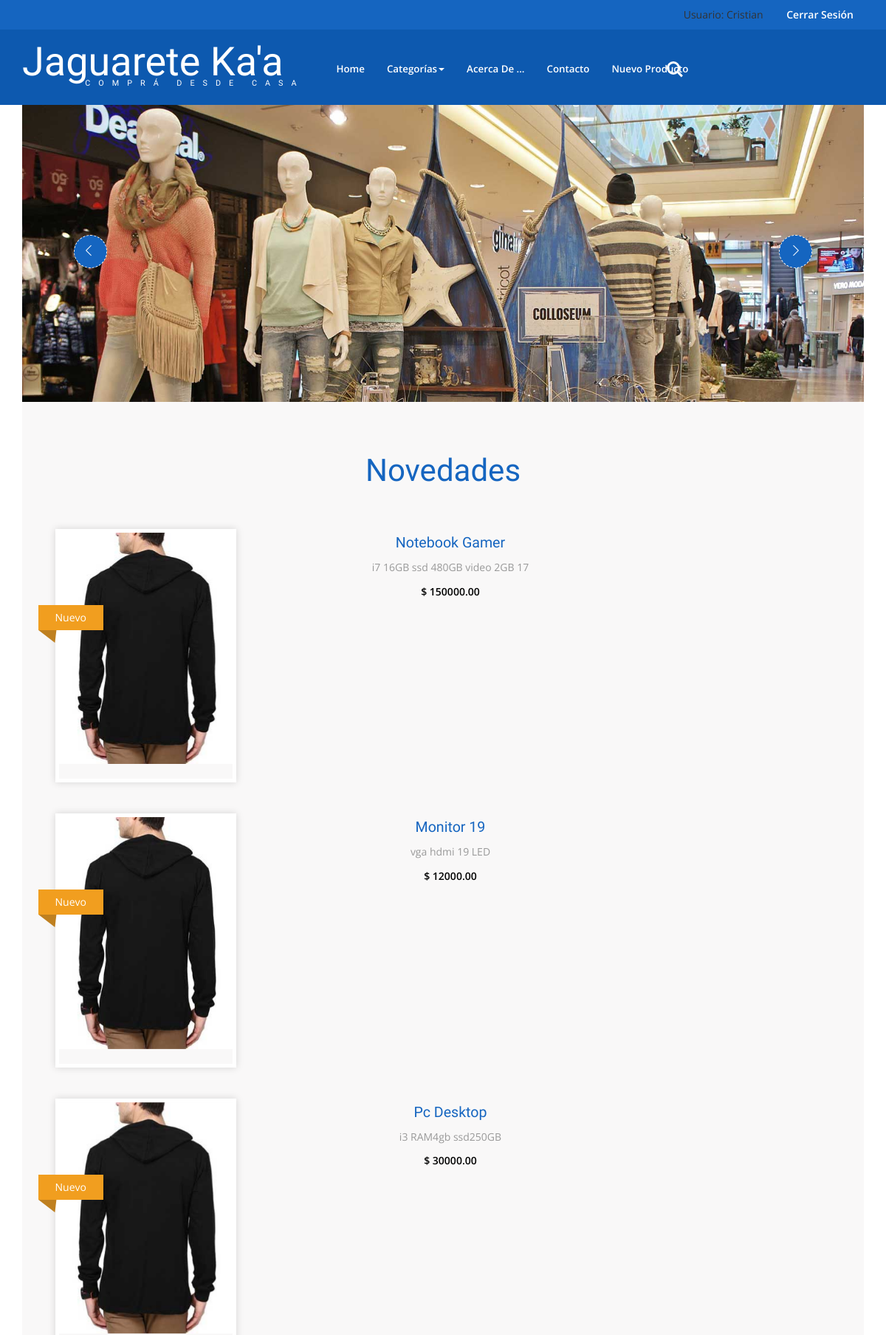
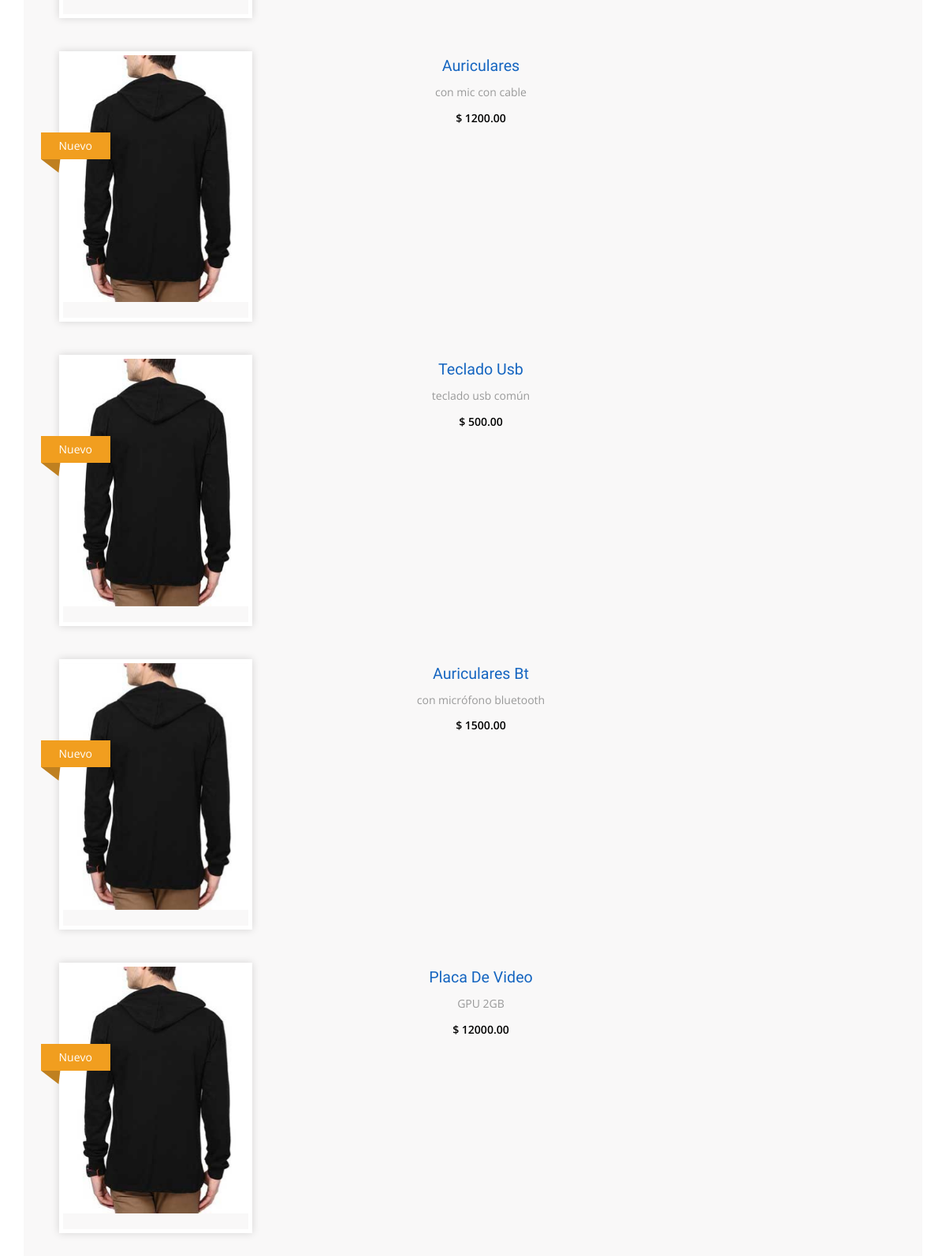
The app's page /ecom/ (signed in, upper part) with its own data (2 pictures, top to bottom).
### frontend/models.py (models this page shows, shortened)
class Productos(models.Model):
    nombre = models.CharField(max_length=200)
    precio = models.DecimalField(max_digits=11, decimal_places=2)
    descripcion = models.TextField()
    foto = models.CharField(max_length=5000, null=True, blank=True)
    banner = models.CharField(max_length=5000, null=True, blank=True)
    fecha = models.DateTimeField(auto_now_add=True)
    categoria = models.ForeignKey(Categorias, on_delete=models.CASCADE)
    class Meta:
        ordering = ['nombre']

### frontend/views.py (the view)
# urls.py: path('', views.index, name='index'),
def index(request):
    return render (request, "index.html")

### frontend/context_processors.py (called while the page is built)
def blog_menu(request):
    link_menu = Categorias.objects.all()
    return { 'link_menu': link_menu }

def list_prod(request):
    link_prod = Productos.objects.raw('SELECT * FROM frontend_productos ORDER BY fecha desc')[3:10]
    return { 'link_prod': link_prod }

def last_prod(request):
    lprod = Productos.objects.raw('SELECT * FROM frontend_productos ORDER BY fecha desc')[:3]
    return { 'lprod': lprod }

def grupo(request):
    users_in_group = Group.objects.get(name="Clientes").user_set.all()
    return { 'users_in_group': users_in_group }

### frontend/templates/index.html (shortened to what this page needs)
{% extends "layout.html" %}
{% load static %}
{% block content %}
<div class="banner-w3">
    <div class="demo-1">
        <div id="example1" class="core-slider core-slider__carousel example_1">
            <div class="core-slider_viewport">
                <div class="core-slider_list">
                    {% for producto in lprod %}
                    <div class="core-slider_item ban-top">
                        <a href="{% url 'productos' producto.id %}">
                            <img src="{% static 'images/' %}{{ producto.banner }}" class="img-responsive" alt="">
                        </a>
                    </div>
                    {% endfor %}
                </div>
            </div>
            <div class="core-slider_nav">
                <div class="core-slider_arrow core-slider_arrow__right"></div>
                <div class="core-slider_arrow core-slider_arrow__left"></div>
            </div>
            <div class="core-slider_control-nav"></div>
        </div>
    </div>
    <link href="{% static 'css/coreSlider.css' %}" rel="stylesheet" type="text/css">
</div>
<div class="products-agileinfo">
    <h2 class="tittle">Novedades</h2>
    <div class="container">
        <div class="product-agileinfo-grids w3l">
            <div class="bs-example bs-example-tabs col-md-9 product-agileinfon-grid1" role="tabpanel" data-example-id="togglable-tabs">
                <div id="myTabContent" class="tab-content">
                    <div role="tabpanel" class="tab-pane fade in active" id="profile" aria-labelledby="profile-tab">
                        {% for producto in link_prod %}
                        <div class="{% if forloop.counter0|divisibleby:2 %}product-tab1{% else %}product-tab1 prod3{% endif %}">
                            <div class="col-md-4 product-tab1-grid">
                                <div class="grid-arr">
                                    <div class="grid-arrival">
                                        <figure>
                                            <a href="{% url 'productos' producto.id %}">
                                                <div class="grid-img">
                                                    <img src="{% static 'images/p28.jpg' %}" class="img-responsive" alt="">
                                                </div>
                                            </a>
                                        </figure>
                                    </div>
                                    <div class="ribben">
                                        <p>Nuevo</p>
                                    </div>
                                </div>
                            </div>
                            <div class="col-md-8 product-tab1-grid1 simpleCart_shelfItem">
                                <div class="women">
                                    <h6 style=" text-transform: capitalize"><a href="{% url 'productos' producto.id %}">{{ producto.nombre }}</a></h6>
                                    <p>{{ producto.descripcion }}</p>
                                    <p><em class="item_price">$ {{ producto.precio }}</em></p>
                                </div>
                            </div>
                            <div class="clearfix"></div>
                        </div>
                        {% endfor %}
                    </div>
                </div>
            </div>
        </div>
    </div>
</div>
{% endblock %}

### frontend/templates/layout.html (shortened to what this page needs)
<!DOCTYPE HTML>
<html lang="es">
	<head>
		{% load static %}
		<link href="{% static 'css/bootstrap.css' %}" rel="stylesheet" type="text/css" media="all"/>
		<link href="{% static 'css/style.css' %}" rel="stylesheet" type="text/css" media="all" />
		<link href="{% static 'css/font-awesome.css' %}" rel="stylesheet">
		<link rel="stylesheet" href="{% static 'css/jstarbox.css'%}" type="text/css" media="screen" charset="utf-8" />
	</head>
	<body>
		<div class="header">
			<div class="header-top">
				<div class="container">
					<div class="top-right">
						<ul>
							{% if user.is_authenticated %}
								<li>Usuario: {{ user.get_username }}</li>
								<li><a href="{% url 'logout'%}?next={{request.path}}">Cerrar sesión</a></li>
						  	{% else %}
						  		<li><a href="{% url 'login' %}">Login</a></li>
						  		<li><a href="{% url 'register' %}"> Registro </a></li>
						  	{% endif %}
						</ul>
					</div>
					<div class="clearfix"></div>
				</div>
			</div>
			<div class="heder-bottom">
				<div class="container">
					<div class="logo-nav">
						<div class="logo-nav-left">
							<h1><a href="{% url 'index' %}">Jaguarete Ka'a <span>&nbsp &nbsp &nbsp Comprá desde casa</span></a></h1>
						</div>
						<div class="logo-nav-left1">
							<nav class="navbar navbar-default">
								<div class="collapse navbar-collapse" id="bs-megadropdown-tabs">
									<ul class="nav navbar-nav">
										<li class="active"><a href="{% url 'index' %}" class="act">Home</a></li>
										<li class="dropdown">
											<a href="#" class="dropdown-toggle" data-toggle="dropdown">Categorías<b class="caret"></b></a>
										</li>
										<li><a href="{% url 'aboutus' %}">Acerca de ...</a></li>
										<li><a href="mailto:contacto@jaguaretekaa.com">Contacto</a></li>
										{% if perms.catalog.can_mark_returned %}
											<li><a href="{% url 'aboutus' %}">Nuevo Producto</a></li>
										{% endif %}
									</ul>
								</div>
							</nav>
						</div>
						<div class="logo-nav-right">
							<ul class="cd-header-buttons">
								<li><a class="cd-search-trigger" href="#cd-search"> <span></span></a></li>
							</ul>
						</div>
							<div class="clearfix"> </div>
						</div>
					</div>
				</div>
			</div>
			<div class="container">
   	        	{% block content %}
            	{% endblock content %}
        	</div>
	</body>
</html>

### static/css/coreSlider.css (style rules this page uses)
.core-slider { position: relative; -webkit-user-select: none; -moz-user-select: none; -ms-user-select: none; user-select: none; }
.core-slider_viewport { position: relative; overflow: hidden; }
.core-slider_list { -webkit-transition: all 0.5s cubic-bezier(0.77, 0, 0.175, 1); transition: all 0.5s cubic-bezier(0.77, 0, 0.175, 1); }
.core-slider_item { float: left; }
.core-slider_item img { display: block; max-width: 100%; height: auto; }
.core-slider_control-nav { position: absolute; z-index: 999; left: 0; right: 0; bottom: 30px; text-align: center; }
.core-slider_arrow { position: absolute; top: 50%; margin-top: -25px; width: 45px; height: 45px; z-index: 999; cursor: pointer; border: 1px dashed #FFFFFF; border-radius: 100%; text-align: center; }
.core-slider_arrow__right { right: 20px; background: url(../images/arrow_right.png) no-repeat 14px 12px #1565C0; }
.core-slider_arrow__left { left: 20px; background: url(../images/arrow_left.png) no-repeat 11px 12px #1565C0; }
.core-slider__carousel { overflow: hidden; }
.core-slider__carousel::before, .core-slider__carousel::after { content: ""; width: 150px; position: absolute; top: -5px; bottom: -5px; z-index: 200; }
.core-slider__carousel .core-slider_viewport { overflow: visible; margin: 0 auto; }
.core-slider__carousel .core-slider_arrow__left { left: 70px; }
.core-slider__carousel .core-slider_arrow__right { right: 70px; }

### records on screen
Productos: banner (picture)
Productos: nombre "Notebook Gamer", descripcion "i7 16GB ssd 480GB video 2GB 17", precio "150000.00"
Productos: nombre "Monitor 19", descripcion "vga hdmi 19 LED", precio "12000.00"
Productos: nombre "Pc Desktop", descripcion "i3 RAM4gb ssd250GB", precio "30000.00"
Productos: nombre "Auriculares", descripcion "con mic con cable", precio "1200.00"
Productos: nombre "Teclado Usb", descripcion "teclado usb común", precio "500.00"
Productos: nombre "Auriculares Bt", descripcion "con micrófono bluetooth", precio "1500.00"
Productos: nombre "Placa De Video", descripcion "GPU 2GB", precio "12000.00"

### other values on screen
{{ user.get_username }} "Cristian"
